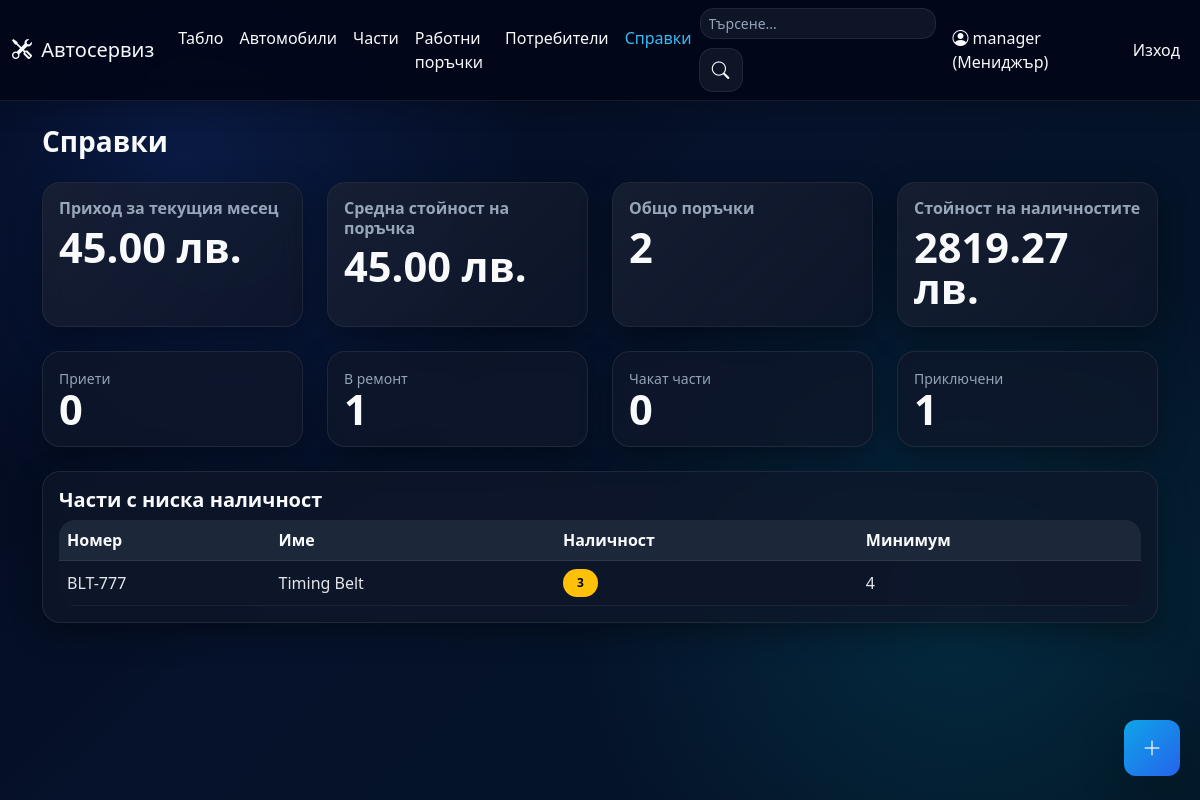
Screenshot of /reports (signed in) with the database file from the repository.
### app/models.py (models this page shows, shortened)
class User(UserMixin, db.Model):
    id = db.Column(db.Integer, primary_key=True)
    username = db.Column(db.String(80), unique=True, nullable=False)
    password_hash = db.Column(db.String(255), nullable=False)
    role = db.Column(db.String(20), nullable=False, default='client')
    full_name = db.Column(db.String(120))
    phone = db.Column(db.String(30))
    created_at = db.Column(db.DateTime, default=datetime.now)
    cars = db.relationship('Car', backref='user', lazy=True)

class Part(db.Model):
    id = db.Column(db.Integer, primary_key=True)
    part_number = db.Column(db.String(80), unique=True, nullable=False)
    name = db.Column(db.String(120), nullable=False)
    quantity = db.Column(db.Integer, nullable=False, default=0)
    min_quantity = db.Column(db.Integer, nullable=False, default=5)
    unit_price = db.Column(db.Float, nullable=False, default=0.0)
    description = db.Column(db.Text)
    image_filename = db.Column(db.String(255))
    created_at = db.Column(db.DateTime, default=datetime.now)
    order_links = db.relationship('WorkOrderPart', backref='part', lazy=True, cascade='all, delete-orphan')

### app/routes_admin.py (the view)
    @app.route('/reports')
    @role_required('manager')
    def reports():
        low_stock_parts = Part.query.filter(Part.quantity <= Part.min_quantity).order_by(Part.quantity.asc()).all()
        completed_orders = WorkOrder.query.filter_by(status='completed').all()
        start_of_month = datetime.now().replace(day=1, hour=0, minute=0, second=0, microsecond=0)
        completed_this_month = [order for order in completed_orders if order.updated_at and order.updated_at >= start_of_month]
        monthly_income = round(sum(order.total_cost for order in completed_this_month), 2)
        status_counts = {code: WorkOrder.query.filter_by(status=code).count() for code in ALLOWED_WORK_ORDER_STATUSES}
        total_orders = sum(status_counts.values())
        total_parts_value = round(sum((part.quantity or 0) * (part.unit_price or 0) for part in Part.query.all()), 2)
        average_order_value = round((sum(order.total_cost for order in completed_orders) / len(completed_orders)), 2) if completed_orders else 0
        return render_template(
            'reports.html',
            low_stock_parts=low_stock_parts,
            monthly_income=monthly_income,
            status_counts=status_counts,
            total_orders=total_orders,
            total_parts_value=total_parts_value,
            average_order_value=average_order_value,
        )

### app/models.py (called while the page is built)
    @property
    def total_parts_cost(self):
        return round(sum((link.unit_price_snapshot or 0) * link.quantity_used for link in self.parts), 2)

    @property
    def total_cost(self):
        return round((self.labor_cost or 0) + self.total_parts_cost, 2)

### app/route_support.py (called while the page is built)
def register_template_helpers(app):
    @app.context_processor
    def inject_status_helpers():
        return {
            'status_label': status_label,
            'status_badge': status_badge,
            'status_meta': STATUS_META,
            'role_label': role_label,
            'pdf_export_enabled': pdf_export_available(),
        }

def role_required(*roles):
    def decorator(fn):
        @wraps(fn)
        @login_required
        def wrapper(*args, **kwargs):
            if current_user.role not in roles:
                flash('Нямате достъп до тази страница.', 'danger')
                return redirect(url_for('dashboard'))
            return fn(*args, **kwargs)
        return wrapper
    return decorator

def role_label(role: str) -> str:
    return ROLE_META.get(role, role)

def load_pdf_dependencies():
    pagesizes = import_module('reportlab.lib.pagesizes')
    utils = import_module('reportlab.lib.utils')
    pdfbase = import_module('reportlab.pdfbase')
    ttfonts = import_module('reportlab.pdfbase.ttfonts')
    pdfgen = import_module('reportlab.pdfgen.canvas')
    return {
        'A4': pagesizes.A4,
        'simple_split': utils.simpleSplit,
        'pdfmetrics': pdfbase.pdfmetrics,
        'ttfont': ttfonts.TTFont,
        'canvas': pdfgen,
    }

def pdf_export_available() -> bool:
    try:
        load_pdf_dependencies()
    except ImportError:
        return False
    return True

### app/templates/reports.html
{% extends "base.html" %}
{% block content %}
<h3 class="mb-4">Справки</h3>
<div class="row g-4 mb-4">
  <div class="col-lg-3 col-md-6"><div class="card h-100 stat-card"><div class="card-body"><h6 class="text-muted">Приход за текущия месец</h6><div class="stat-number">{{ '%.2f'|format(monthly_income) }} лв.</div></div></div></div>
  <div class="col-lg-3 col-md-6"><div class="card h-100 stat-card"><div class="card-body"><h6 class="text-muted">Средна стойност на поръчка</h6><div class="stat-number">{{ '%.2f'|format(average_order_value) }} лв.</div></div></div></div>
  <div class="col-lg-3 col-md-6"><div class="card h-100 stat-card"><div class="card-body"><h6 class="text-muted">Общо поръчки</h6><div class="stat-number">{{ total_orders }}</div></div></div></div>
  <div class="col-lg-3 col-md-6"><div class="card h-100 stat-card"><div class="card-body"><h6 class="text-muted">Стойност на наличностите</h6><div class="stat-number">{{ '%.2f'|format(total_parts_value) }} лв.</div></div></div></div>
</div>
<div class="row g-4 mb-4">
  <div class="col-lg-3 col-md-6"><div class="card h-100 status-open-card"><div class="card-body"><div class="small text-muted">Приети</div><div class="stat-number">{{ status_counts['open'] }}</div></div></div></div>
  <div class="col-lg-3 col-md-6"><div class="card h-100 status-progress-card"><div class="card-body"><div class="small text-muted">В ремонт</div><div class="stat-number">{{ status_counts['in_progress'] }}</div></div></div></div>
  <div class="col-lg-3 col-md-6"><div class="card h-100 status-awaiting-card"><div class="card-body"><div class="small text-muted">Чакат части</div><div class="stat-number">{{ status_counts['awaiting_parts'] }}</div></div></div></div>
  <div class="col-lg-3 col-md-6"><div class="card h-100 status-completed-card"><div class="card-body"><div class="small text-muted">Приключени</div><div class="stat-number">{{ status_counts['completed'] }}</div></div></div></div>
</div>
<div class="card">
  <div class="card-body">
    <h5>Части с ниска наличност</h5>
    <div class="table-responsive">
      <table class="table align-middle">
        <thead>
          <tr>
            <th>Номер</th>
            <th>Име</th>
            <th>Наличност</th>
            <th>Минимум</th>
          </tr>
        </thead>
        <tbody>
          {% for part in low_stock_parts %}
          <tr>
            <td>{{ part.part_number }}</td>
            <td>{{ part.name }}</td>
            <td><span class="badge text-bg-warning">{{ part.quantity }}</span></td>
            <td>{{ part.min_quantity }}</td>
          </tr>
          {% else %}
          <tr><td colspan="4" class="text-muted">Няма части под минималната наличност.</td></tr>
          {% endfor %}
        </tbody>
      </table>
    </div>
  </div>
</div>
{% endblock %}

### app/templates/base.html (shortened to what this page needs)
<!doctype html>
<html lang="bg">
<head>
  <link href="https://cdn.jsdelivr.net/npm/bootstrap@5.3.3/dist/css/bootstrap.min.css" rel="stylesheet">
  <link rel="stylesheet" href="https://cdn.jsdelivr.net/npm/bootstrap-icons@1.11.3/font/bootstrap-icons.min.css">
  <link rel="stylesheet" href="{{ url_for('static', filename='css/styles.css') }}">
</head>
<body>
<nav class="navbar navbar-expand-lg sticky-top">
  <div class="container-fluid">
    <a class="navbar-brand" href="{{ url_for('landing') if not current_user.is_authenticated else url_for('dashboard') }}">
      <i class="bi bi-tools me-1"></i> Автосервиз
    </a>
    <div class="collapse navbar-collapse" id="navMenu">
      {% if current_user.is_authenticated %}
      <ul class="navbar-nav me-auto mb-2 mb-lg-0">
        <li class="nav-item"><a class="nav-link {% if request.path.startswith('/dashboard') %}active{% endif %}" href="{{ url_for('dashboard') }}">Табло</a></li>
        <li class="nav-item"><a class="nav-link {% if request.path.startswith('/cars') %}active{% endif %}" href="{{ url_for('list_cars') }}">Автомобили</a></li>
        <li class="nav-item"><a class="nav-link {% if request.path.startswith('/parts') %}active{% endif %}" href="{{ url_for('list_parts') }}">Части</a></li>
        <li class="nav-item"><a class="nav-link {% if request.path.startswith('/work-orders') %}active{% endif %}" href="{{ url_for('list_work_orders') }}">Работни поръчки</a></li>
        {% if current_user.role == 'manager' %}
        <li class="nav-item"><a class="nav-link {% if request.path.startswith('/users') %}active{% endif %}" href="{{ url_for('manage_users') }}">Потребители</a></li>
        <li class="nav-item"><a class="nav-link {% if request.path.startswith('/reports') %}active{% endif %}" href="{{ url_for('reports') }}">Справки</a></li>
        {% endif %}
      </ul>
      {% endif %}
      <ul class="navbar-nav ms-auto align-items-center gap-2">
        {% if current_user.is_authenticated %}
        <li class="nav-item me-2 d-none d-md-block">
          <div class="input-group search-box">
            <input id="globalSearch" class="form-control form-control-sm" type="search" placeholder="Търсене...">
            <span class="input-group-text bg-white"><i class="bi bi-search"></i></span>
          </div>
        </li>
        <li class="nav-item"><span class="navbar-text"><i class="bi bi-person-circle"></i> {{ current_user.username }} ({{ role_label(current_user.role) }})</span></li>
        <li class="nav-item"><a class="nav-link text-danger" href="{{ url_for('logout') }}">Изход</a></li>
        {% else %}
        <li class="nav-item"><a class="nav-link" href="{{ url_for('login') }}">Вход</a></li>
        {% endif %}
      </ul>
    </div>
  </div>
</nav>
<div class="container py-4">
  {% block content %}{% endblock %}
</div>
{% if current_user.is_authenticated and current_user.role in ['manager', 'client'] %}
<button id="fabAdd" class="btn btn-primary btn-lg shadow-lg rounded-circle position-fixed d-flex align-items-center justify-content-center" style="right:20px;bottom:24px;width:56px;height:56px;z-index:1050;" data-bs-toggle="modal" data-bs-target="#fabModal" aria-label="Създай">
  <i class="bi bi-plus-lg" style="font-size:1.25rem"></i>
</button>
{% endif %}
</body>
</html>

### rows the page displays
User: username "manager", role "Мениджър"
Part: part_number "BLT-777", name "Timing Belt", quantity "3", min_quantity "4"

### other values shown
{{ '%.2f'|format(monthly_income) }} "45.00"
{{ '%.2f'|format(average_order_value) }} "45.00"
{{ total_orders }} "2"
{{ '%.2f'|format(total_parts_value) }} "2819.27"
{{ status_counts['open'] }} "0"
{{ status_counts['in_progress'] }} "1"
{{ status_counts['awaiting_parts'] }} "0"
{{ status_counts['completed'] }} "1"
